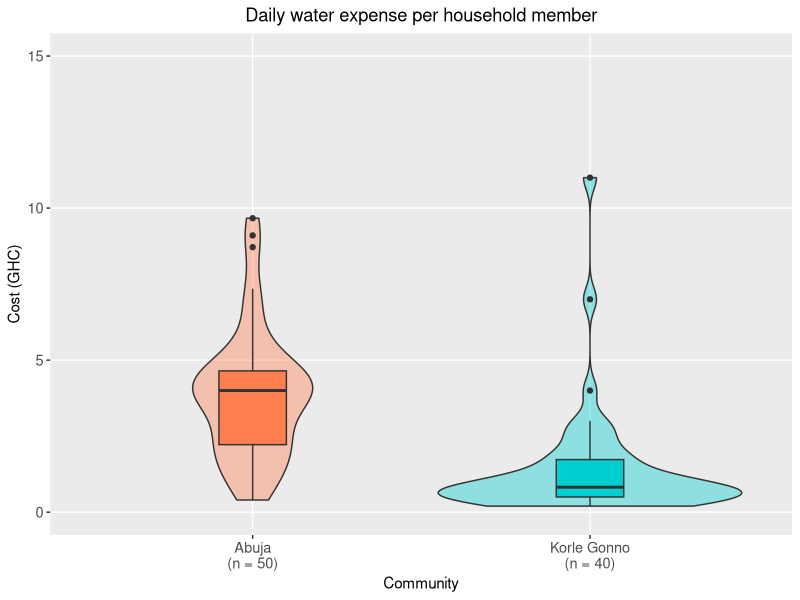
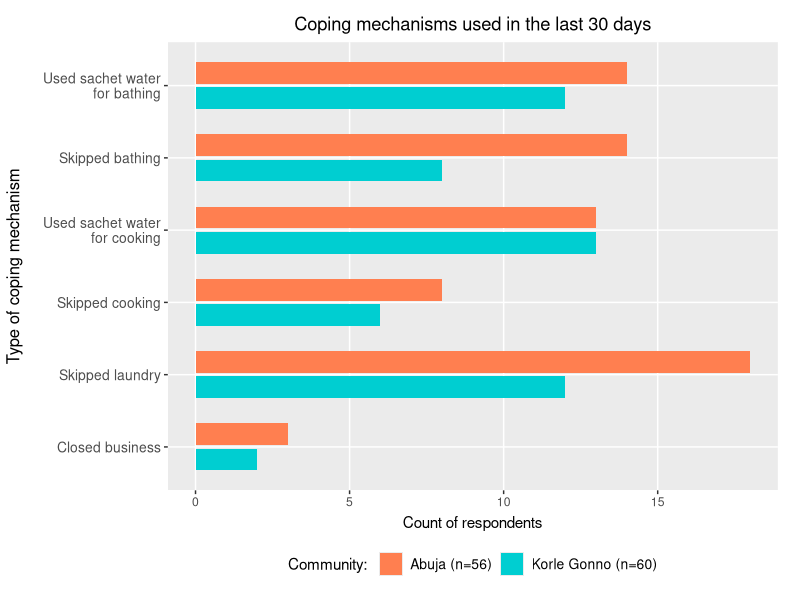

These charts were generated, in order, by the following R code:
## ---- chunk 1
#Load packages and data
library(tidyverse)
library(dplyr)
library(readxl)
library(tidyr)
library(scales)
library(knitr)
library(kableExtra)
## ---- chunk 2
#Read data
data <- read_excel(here::here("data/raw/hh-data.xlsx"))
## ---- chunk 3
# Add variables related to household density
processed_data <- data |> 
  mutate(hh_size = adult_count + child_count,.after = child_count)  |>
  mutate(rooms_in_hh = na_if(rooms_in_hh,0)) |> 
  mutate(density = hh_size / rooms_in_hh,.after = rooms_in_hh)

# Set NA values
processed_data <- processed_data |>
  mutate(density = na_if(density,Inf)) |> 
  mutate(secondary_water_source = na_if(secondary_water_source,"na")) %>% 
  mutate(daily_hh_water_cost = na_if(daily_hh_water_cost, "na")) %>% 
  mutate(daily_hh_water_cost_phhm = na_if(daily_hh_water_cost_phhm,"na")) 

processed_data$time_of_last_struggle[processed_data$time_of_last_struggle == "na"] <- "have_not_struggled"

#Read costs as numerical data
processed_data$daily_hh_water_cost <- as.numeric(processed_data$daily_hh_water_cost)
processed_data$daily_hh_water_cost_phhm <- as.numeric(processed_data$daily_hh_water_cost_phhm)

# Pivot long
struggle_data <- processed_data %>% 
  filter(time_of_last_struggle == "last_3_days" |
           time_of_last_struggle == "last_7_days" |
           time_of_last_struggle ==  "last_30_days") 

long_struggle_data <- pivot_longer(struggle_data, 
                                   cols = sachet_to_cook:skipped_laundry)
long_struggle_data <- filter(.data = long_struggle_data, value == 1)

# Set orders for ordinal variables
processed_data$community <- factor(processed_data$community, 
                                   levels = c("kg","abuja"))
long_struggle_data$name <- factor(long_struggle_data$name,
                           levels = rev(c("sachet_to_bathe", 
                                          "skipped_bathing",
                                          "sachet_to_cook",
                                          "skipped_cooking",
                                          "skipped_laundry",
                                          "closed_business")))
long_struggle_data$community <- factor(long_struggle_data$community, 
                                       levels = c("kg", "abuja"))
## ---- chunk 4
coping_mech_labs <- c( "closed_business" = "Closed business",
                       "sachet_to_bathe" = "Used sachet water\n for bathing",
                       "sachet_to_cook" = "Used sachet water\nfor cooking",
                       "skipped_bathing" = "Skipped bathing",
                       "skipped_cooking" = "Skipped cooking",
                       "skipped_laundry" = "Skipped laundry")
community_labels <- c("kg" = "Korle Gonno",
                      "abuja" = "Abuja")
## ---- chunk 5
#| tbl-cap: Respondent information
#| label: tbl-respondents

summary_data <- processed_data %>% 
  mutate(community = factor(community, labels = community_labels)) %>%
  group_by(community) %>% 
  summarise(num = n(),
            years = round(mean(years_in_community), digits = 2),
            hh = round(mean(hh_size), digits = 2),
            mean_density = round(mean(density, na.rm = TRUE), digits = 2))
  
kable(summary_data, format = "html", col.names = c("Community",
                                                  "n",
                                                  "Years living in community",
                                                  "Household size",
                                                  "Persons per bedroom"),
      align = "c") 
## ---- chunk 6
#| tbl-cap: Summary of findings
#| label: tbl-summary

summary_data <- processed_data %>% 
  mutate(community = factor(community, labels = community_labels)) %>%
  group_by(community) %>% 
  summarise(num = n(),
            source_ct = percent(sum(primary_water_source == "commercial_tap")/num),
            source_hh = percent(sum(primary_water_source == "piped_to_compound",
                                    primary_water_source == "piped_to_home")/num),
            mean_cost = round(mean(daily_hh_water_cost_phhm, na.rm = TRUE), digits = 2),
            pay_fetch = percent(sum(payment_mode=="pay_to_fetch")/num),
            pay_bill = percent(sum(payment_mode=="shares_bill")/num))
            
kable(summary_data, format = "html",col.names = c("Community", 
                                                  "n",
                                                  "Commercial tap users (%)", 
                                                  "On-premises tap users (%)",
                                                  "Daily cost per person (GHC)",
                                                  "Pre-paying households",
                                                  "Bill-paying households"),
      align = "c") %>% 
  footnote(general = "1 USD ≈ 12.5 GHC", footnote_as_chunk = T)
## ---- chunk 7
#| fig-cap: Daily water expense per household member, for households that pre-pay (n=90)
#| label: fig-daily-expenses

processed_data |> 
  filter(payment_mode != "shares_bill") %>% 
  ggplot(mapping = aes(x=fct_rev(community),
                       y = daily_hh_water_cost_phhm,
                       fill = community)) +
  labs(title="Daily water expense per household member",
       y = "Cost (GHC)") +
  scale_y_continuous(limits = c(0,15),
                     breaks = c(0,5,10,15),
                     minor_breaks = pretty_breaks(15)) +
  scale_x_discrete("Community", 
                   labels = c("abuja" = "Abuja\n(n = 50)", 
                              "kg" = "Korle Gonno\n(n = 40)")) +  
  scale_fill_manual(values = c("darkturquoise","coral")) +
  theme(legend.position = "None",
        plot.title = element_text(hjust = 0.5),
        axis.text.x = element_text(size = 10.5),
        axis.text.y = element_text(size = 10.5))+
  geom_violin(alpha = 0.4) +
  geom_boxplot(width=0.20)
## ---- chunk 8
#| fig-cap: Types of coping mechanisms used by respondents in the last 30 days.
#| label: fig-coping-mechs

long_struggle_data %>% 
  ggplot(mapping = aes(y=name,
                       fill = community)) +
  labs(title = "Coping mechanisms used in the last 30 days",
       y = "Type of coping mechanism",
       x = "Count of respondents") +
  scale_y_discrete("Type of coping mechanism",
                 labels = coping_mech_labs) +
  scale_x_continuous(minor_breaks = pretty_breaks(25))+
  scale_fill_manual(values = c("coral","darkturquoise"),
                    name="Community: ",
                    labels=c("abuja" = "Abuja (n=56)",
                            "kg" = "Korle Gonno (n=60)"),
                    breaks = c("abuja", "kg")) +
  theme(axis.text.y = element_text(size = 10),
        plot.title = element_text(hjust = 0.5, vjust = 1),
        axis.title.y = element_text(size= 12, vjust = 5),
        axis.title.x = element_text(vjust=.25),
        plot.margin = margin(t=12,r=16,b=12,l=16),
        legend.position = "bottom",
        legend.text = element_text(size =10)) +
  geom_bar(position = position_dodge(.7), width = 0.6) 
